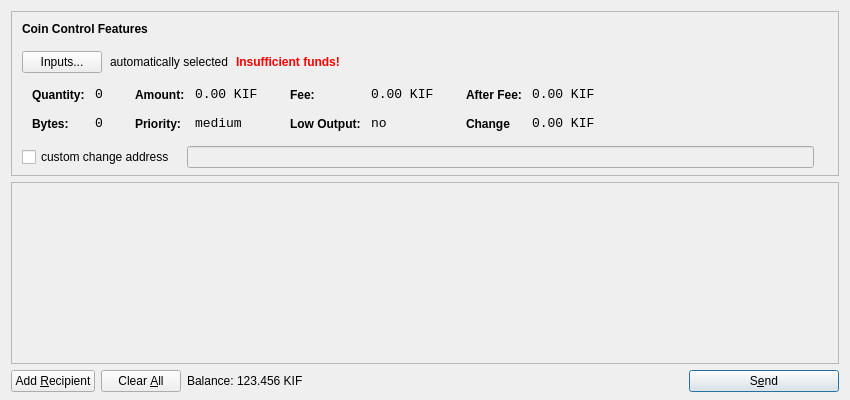
<?xml version="1.0" encoding="UTF-8"?>
<ui version="4.0">
 <class>SendCoinsDialog</class>
 <widget class="QDialog" name="SendCoinsDialog">
  <property name="geometry">
   <rect>
    <x>0</x>
    <y>0</y>
    <width>850</width>
    <height>400</height>
   </rect>
  </property>
  <property name="windowTitle">
   <string>Send Coins</string>
  </property>
  <layout class="QVBoxLayout" name="verticalLayout" stretch="0,1,0">
   <property name="bottomMargin">
    <number>8</number>
   </property>
   <item>
    <widget class="QFrame" name="frameCoinControl">
     <property name="sizePolicy">
      <sizepolicy hsizetype="Expanding" vsizetype="Expanding">
       <horstretch>0</horstretch>
       <verstretch>0</verstretch>
      </sizepolicy>
     </property>
     <property name="maximumSize">
      <size>
       <width>16777215</width>
       <height>16777215</height>
      </size>
     </property>
     <property name="frameShape">
      <enum>QFrame::StyledPanel</enum>
     </property>
     <property name="frameShadow">
      <enum>QFrame::Sunken</enum>
     </property>
     <layout class="QVBoxLayout" name="verticalLayoutCoinControl2">
      <property name="spacing">
       <number>6</number>
      </property>
      <property name="leftMargin">
       <number>0</number>
      </property>
      <property name="topMargin">
       <number>0</number>
      </property>
      <property name="rightMargin">
       <number>0</number>
      </property>
      <property name="bottomMargin">
       <number>6</number>
      </property>
      <item>
       <layout class="QVBoxLayout" name="verticalLayoutCoinControl" stretch="0,0,0,0,1">
        <property name="spacing">
         <number>0</number>
        </property>
        <property name="leftMargin">
         <number>10</number>
        </property>
        <property name="topMargin">
         <number>10</number>
        </property>
        <item>
         <layout class="QHBoxLayout" name="horizontalLayoutCoinControl1">
          <property name="bottomMargin">
           <number>15</number>
          </property>
          <item>
           <widget class="QLabel" name="labelCoinControlFeatures">
            <property name="sizePolicy">
             <sizepolicy hsizetype="Preferred" vsizetype="Maximum">
              <horstretch>0</horstretch>
              <verstretch>0</verstretch>
             </sizepolicy>
            </property>
            <property name="font">
             <font>
              <weight>75</weight>
              <bold>true</bold>
             </font>
            </property>
            <property name="styleSheet">
             <string notr="true">font-weight:bold;</string>
            </property>
            <property name="text">
             <string>Coin Control Features</string>
            </property>
           </widget>
          </item>
         </layout>
        </item>
        <item>
         <layout class="QHBoxLayout" name="horizontalLayoutCoinControl2" stretch="0,0,0,0">
          <property name="spacing">
           <number>8</number>
          </property>
          <property name="bottomMargin">
           <number>10</number>
          </property>
          <item>
           <widget class="QPushButton" name="pushButtonCoinControl">
            <property name="styleSheet">
             <string notr="true"/>
            </property>
            <property name="text">
             <string>Inputs...</string>
            </property>
           </widget>
          </item>
          <item>
           <widget class="QLabel" name="labelCoinControlAutomaticallySelected">
            <property name="text">
             <string>automatically selected</string>
            </property>
            <property name="margin">
             <number>5</number>
            </property>
           </widget>
          </item>
          <item>
           <widget class="QLabel" name="labelCoinControlInsuffFunds">
            <property name="font">
             <font>
              <weight>75</weight>
              <bold>true</bold>
             </font>
            </property>
            <property name="styleSheet">
             <string notr="true">color:red;font-weight:bold;</string>
            </property>
            <property name="text">
             <string>Insufficient funds!</string>
            </property>
            <property name="margin">
             <number>5</number>
            </property>
           </widget>
          </item>
          <item>
           <spacer name="horizontalSpacerCoinControl">
            <property name="orientation">
             <enum>Qt::Horizontal</enum>
            </property>
            <property name="sizeHint" stdset="0">
             <size>
              <width>40</width>
              <height>1</height>
             </size>
            </property>
           </spacer>
          </item>
         </layout>
        </item>
        <item>
         <widget class="QWidget" name="widgetCoinControl" native="true">
          <property name="sizePolicy">
           <sizepolicy hsizetype="Preferred" vsizetype="Preferred">
            <horstretch>0</horstretch>
            <verstretch>0</verstretch>
           </sizepolicy>
          </property>
          <property name="minimumSize">
           <size>
            <width>0</width>
            <height>0</height>
           </size>
          </property>
          <property name="styleSheet">
           <string notr="true"/>
          </property>
          <layout class="QHBoxLayout" name="horizontalLayoutCoinControl5">
           <property name="margin">
            <number>0</number>
           </property>
           <item>
            <layout class="QHBoxLayout" name="horizontalLayoutCoinControl3" stretch="0,0,0,1">
             <property name="spacing">
              <number>20</number>
             </property>
             <property name="topMargin">
              <number>0</number>
             </property>
             <property name="bottomMargin">
              <number>10</number>
             </property>
             <item>
              <layout class="QFormLayout" name="formLayoutCoinControl1">
               <property name="horizontalSpacing">
                <number>10</number>
               </property>
               <property name="verticalSpacing">
                <number>14</number>
               </property>
               <property name="leftMargin">
                <number>10</number>
               </property>
               <property name="topMargin">
                <number>4</number>
               </property>
               <property name="rightMargin">
                <number>6</number>
               </property>
               <item row="0" column="0">
                <widget class="QLabel" name="labelCoinControlQuantityText">
                 <property name="styleSheet">
                  <string notr="true">font-weight:bold;</string>
                 </property>
                 <property name="text">
                  <string>Quantity:</string>
                 </property>
                 <property name="margin">
                  <number>0</number>
                 </property>
                </widget>
               </item>
               <item row="0" column="1">
                <widget class="QLabel" name="labelCoinControlQuantity">
                 <property name="font">
                  <font>
                   <family>Monospace</family>
                   <pointsize>10</pointsize>
                  </font>
                 </property>
                 <property name="cursor">
                  <cursorShape>IBeamCursor</cursorShape>
                 </property>
                 <property name="contextMenuPolicy">
                  <enum>Qt::ActionsContextMenu</enum>
                 </property>
                 <property name="text">
                  <string>0</string>
                 </property>
                 <property name="margin">
                  <number>0</number>
                 </property>
                 <property name="textInteractionFlags">
                  <set>Qt::LinksAccessibleByMouse|Qt::TextSelectableByKeyboard|Qt::TextSelectableByMouse</set>
                 </property>
                </widget>
               </item>
               <item row="1" column="0">
                <widget class="QLabel" name="labelCoinControlBytesText">
                 <property name="styleSheet">
                  <string notr="true">font-weight:bold;</string>
                 </property>
                 <property name="text">
                  <string>Bytes:</string>
                 </property>
                </widget>
               </item>
               <item row="1" column="1">
                <widget class="QLabel" name="labelCoinControlBytes">
                 <property name="font">
                  <font>
                   <family>Monospace</family>
                   <pointsize>10</pointsize>
                  </font>
                 </property>
                 <property name="cursor">
                  <cursorShape>IBeamCursor</cursorShape>
                 </property>
                 <property name="contextMenuPolicy">
                  <enum>Qt::ActionsContextMenu</enum>
                 </property>
                 <property name="text">
                  <string>0</string>
                 </property>
                 <property name="textInteractionFlags">
                  <set>Qt::LinksAccessibleByMouse|Qt::TextSelectableByKeyboard|Qt::TextSelectableByMouse</set>
                 </property>
                </widget>
               </item>
              </layout>
             </item>
             <item>
              <layout class="QFormLayout" name="formLayoutCoinControl2">
               <property name="horizontalSpacing">
                <number>10</number>
               </property>
               <property name="verticalSpacing">
                <number>14</number>
               </property>
               <property name="leftMargin">
                <number>6</number>
               </property>
               <property name="topMargin">
                <number>4</number>
               </property>
               <property name="rightMargin">
                <number>6</number>
               </property>
               <item row="0" column="0">
                <widget class="QLabel" name="labelCoinControlAmountText">
                 <property name="styleSheet">
                  <string notr="true">font-weight:bold;</string>
                 </property>
                 <property name="text">
                  <string>Amount:</string>
                 </property>
                 <property name="margin">
                  <number>0</number>
                 </property>
                </widget>
               </item>
               <item row="0" column="1">
                <widget class="QLabel" name="labelCoinControlAmount">
                 <property name="font">
                  <font>
                   <family>Monospace</family>
                   <pointsize>10</pointsize>
                  </font>
                 </property>
                 <property name="cursor">
                  <cursorShape>IBeamCursor</cursorShape>
                 </property>
                 <property name="contextMenuPolicy">
                  <enum>Qt::ActionsContextMenu</enum>
                 </property>
                 <property name="text">
                  <string notr="true">0.00 KIF</string>
                 </property>
                 <property name="textInteractionFlags">
                  <set>Qt::LinksAccessibleByMouse|Qt::TextSelectableByKeyboard|Qt::TextSelectableByMouse</set>
                 </property>
                </widget>
               </item>
               <item row="1" column="0">
                <widget class="QLabel" name="labelCoinControlPriorityText">
                 <property name="styleSheet">
                  <string notr="true">font-weight:bold;</string>
                 </property>
                 <property name="text">
                  <string>Priority:</string>
                 </property>
                </widget>
               </item>
               <item row="1" column="1">
                <widget class="QLabel" name="labelCoinControlPriority">
                 <property name="font">
                  <font>
                   <family>Monospace</family>
                   <pointsize>10</pointsize>
                  </font>
                 </property>
                 <property name="cursor">
                  <cursorShape>IBeamCursor</cursorShape>
                 </property>
                 <property name="contextMenuPolicy">
                  <enum>Qt::ActionsContextMenu</enum>
                 </property>
                 <property name="text">
                  <string>medium</string>
                 </property>
                 <property name="textInteractionFlags">
                  <set>Qt::LinksAccessibleByMouse|Qt::TextSelectableByKeyboard|Qt::TextSelectableByMouse</set>
                 </property>
                </widget>
               </item>
              </layout>
             </item>
             <item>
              <layout class="QFormLayout" name="formLayoutCoinControl3">
               <property name="horizontalSpacing">
                <number>10</number>
               </property>
               <property name="verticalSpacing">
                <number>14</number>
               </property>
               <property name="leftMargin">
                <number>6</number>
               </property>
               <property name="topMargin">
                <number>4</number>
               </property>
               <property name="rightMargin">
                <number>6</number>
               </property>
               <item row="0" column="0">
                <widget class="QLabel" name="labelCoinControlFeeText">
                 <property name="styleSheet">
                  <string notr="true">font-weight:bold;</string>
                 </property>
                 <property name="text">
                  <string>Fee:</string>
                 </property>
                 <property name="margin">
                  <number>0</number>
                 </property>
                </widget>
               </item>
               <item row="0" column="1">
                <widget class="QLabel" name="labelCoinControlFee">
                 <property name="font">
                  <font>
                   <family>Monospace</family>
                   <pointsize>10</pointsize>
                  </font>
                 </property>
                 <property name="cursor">
                  <cursorShape>IBeamCursor</cursorShape>
                 </property>
                 <property name="contextMenuPolicy">
                  <enum>Qt::ActionsContextMenu</enum>
                 </property>
                 <property name="text">
                  <string notr="true">0.00 KIF</string>
                 </property>
                 <property name="textInteractionFlags">
                  <set>Qt::LinksAccessibleByMouse|Qt::TextSelectableByKeyboard|Qt::TextSelectableByMouse</set>
                 </property>
                </widget>
               </item>
               <item row="1" column="0">
                <widget class="QLabel" name="labelCoinControlLowOutputText">
                 <property name="styleSheet">
                  <string notr="true">font-weight:bold;</string>
                 </property>
                 <property name="text">
                  <string>Low Output:</string>
                 </property>
                </widget>
               </item>
               <item row="1" column="1">
                <widget class="QLabel" name="labelCoinControlLowOutput">
                 <property name="font">
                  <font>
                   <family>Monospace</family>
                   <pointsize>10</pointsize>
                  </font>
                 </property>
                 <property name="cursor">
                  <cursorShape>IBeamCursor</cursorShape>
                 </property>
                 <property name="contextMenuPolicy">
                  <enum>Qt::ActionsContextMenu</enum>
                 </property>
                 <property name="text">
                  <string>no</string>
                 </property>
                 <property name="textInteractionFlags">
                  <set>Qt::LinksAccessibleByMouse|Qt::TextSelectableByKeyboard|Qt::TextSelectableByMouse</set>
                 </property>
                </widget>
               </item>
              </layout>
             </item>
             <item>
              <layout class="QFormLayout" name="formLayoutCoinControl4">
               <property name="horizontalSpacing">
                <number>10</number>
               </property>
               <property name="verticalSpacing">
                <number>14</number>
               </property>
               <property name="leftMargin">
                <number>6</number>
               </property>
               <property name="topMargin">
                <number>4</number>
               </property>
               <property name="rightMargin">
                <number>6</number>
               </property>
               <item row="0" column="0">
                <widget class="QLabel" name="labelCoinControlAfterFeeText">
                 <property name="styleSheet">
                  <string notr="true">font-weight:bold;</string>
                 </property>
                 <property name="text">
                  <string>After Fee:</string>
                 </property>
                 <property name="margin">
                  <number>0</number>
                 </property>
                </widget>
               </item>
               <item row="0" column="1">
                <widget class="QLabel" name="labelCoinControlAfterFee">
                 <property name="font">
                  <font>
                   <family>Monospace</family>
                   <pointsize>10</pointsize>
                  </font>
                 </property>
                 <property name="cursor">
                  <cursorShape>IBeamCursor</cursorShape>
                 </property>
                 <property name="contextMenuPolicy">
                  <enum>Qt::ActionsContextMenu</enum>
                 </property>
                 <property name="text">
                  <string notr="true">0.00 KIF</string>
                 </property>
                 <property name="textInteractionFlags">
                  <set>Qt::LinksAccessibleByMouse|Qt::TextSelectableByKeyboard|Qt::TextSelectableByMouse</set>
                 </property>
                </widget>
               </item>
               <item row="1" column="0">
                <widget class="QLabel" name="labelCoinControlChangeText">
                 <property name="styleSheet">
                  <string notr="true">font-weight:bold;</string>
                 </property>
                 <property name="text">
                  <string>Change</string>
                 </property>
                </widget>
               </item>
               <item row="1" column="1">
                <widget class="QLabel" name="labelCoinControlChange">
                 <property name="font">
                  <font>
                   <family>Monospace</family>
                   <pointsize>10</pointsize>
                  </font>
                 </property>
                 <property name="cursor">
                  <cursorShape>IBeamCursor</cursorShape>
                 </property>
                 <property name="contextMenuPolicy">
                  <enum>Qt::ActionsContextMenu</enum>
                 </property>
                 <property name="text">
                  <string notr="true">0.00 KIF</string>
                 </property>
                 <property name="textInteractionFlags">
                  <set>Qt::LinksAccessibleByMouse|Qt::TextSelectableByKeyboard|Qt::TextSelectableByMouse</set>
                 </property>
                </widget>
               </item>
              </layout>
             </item>
            </layout>
           </item>
          </layout>
         </widget>
        </item>
        <item>
         <layout class="QHBoxLayout" name="horizontalLayoutCoinControl4" stretch="0,0,0">
          <property name="spacing">
           <number>12</number>
          </property>
          <property name="sizeConstraint">
           <enum>QLayout::SetDefaultConstraint</enum>
          </property>
          <property name="topMargin">
           <number>5</number>
          </property>
          <property name="rightMargin">
           <number>5</number>
          </property>
          <item>
           <widget class="QCheckBox" name="checkBoxCoinControlChange">
            <property name="text">
             <string>custom change address</string>
            </property>
           </widget>
          </item>
          <item>
           <widget class="QLineEdit" name="lineEditCoinControlChange">
            <property name="enabled">
             <bool>false</bool>
            </property>
            <property name="sizePolicy">
             <sizepolicy hsizetype="Expanding" vsizetype="Fixed">
              <horstretch>0</horstretch>
              <verstretch>0</verstretch>
             </sizepolicy>
            </property>
           </widget>
          </item>
          <item>
           <widget class="QLabel" name="labelCoinControlChangeLabel">
            <property name="sizePolicy">
             <sizepolicy hsizetype="Preferred" vsizetype="Expanding">
              <horstretch>0</horstretch>
              <verstretch>0</verstretch>
             </sizepolicy>
            </property>
            <property name="minimumSize">
             <size>
              <width>0</width>
              <height>0</height>
             </size>
            </property>
            <property name="text">
             <string/>
            </property>
            <property name="margin">
             <number>3</number>
            </property>
           </widget>
          </item>
         </layout>
        </item>
        <item>
         <spacer name="verticalSpacerCoinControl">
          <property name="orientation">
           <enum>Qt::Vertical</enum>
          </property>
          <property name="sizeHint" stdset="0">
           <size>
            <width>800</width>
            <height>1</height>
           </size>
          </property>
         </spacer>
        </item>
       </layout>
      </item>
     </layout>
    </widget>
   </item>
   <item>
    <widget class="QScrollArea" name="scrollArea">
     <property name="widgetResizable">
      <bool>true</bool>
     </property>
     <widget class="QWidget" name="scrollAreaWidgetContents">
      <property name="geometry">
       <rect>
        <x>0</x>
        <y>0</y>
        <width>830</width>
        <height>172</height>
       </rect>
      </property>
      <layout class="QVBoxLayout" name="verticalLayout_2">
       <property name="margin">
        <number>0</number>
       </property>
       <item>
        <layout class="QVBoxLayout" name="entries">
         <property name="spacing">
          <number>6</number>
         </property>
        </layout>
       </item>
       <item>
        <spacer name="verticalSpacer">
         <property name="orientation">
          <enum>Qt::Vertical</enum>
         </property>
         <property name="sizeHint" stdset="0">
          <size>
           <width>20</width>
           <height>40</height>
          </size>
         </property>
        </spacer>
       </item>
      </layout>
     </widget>
    </widget>
   </item>
   <item>
    <layout class="QHBoxLayout" name="horizontalLayout">
     <item>
      <widget class="QPushButton" name="addButton">
       <property name="toolTip">
        <string>Send to multiple recipients at once</string>
       </property>
       <property name="text">
        <string>Add &amp;Recipient</string>
       </property>
       <property name="autoDefault">
        <bool>false</bool>
       </property>
      </widget>
     </item>
     <item>
      <widget class="QPushButton" name="clearButton">
       <property name="sizePolicy">
        <sizepolicy hsizetype="Minimum" vsizetype="Fixed">
         <horstretch>0</horstretch>
         <verstretch>0</verstretch>
        </sizepolicy>
       </property>
       <property name="toolTip">
        <string>Remove all transaction fields</string>
       </property>
       <property name="text">
        <string>Clear &amp;All</string>
       </property>
       <property name="autoRepeatDelay">
        <number>300</number>
       </property>
       <property name="autoDefault">
        <bool>false</bool>
       </property>
      </widget>
     </item>
     <item>
      <layout class="QHBoxLayout" name="horizontalLayout_2">
       <property name="spacing">
        <number>3</number>
       </property>
       <item>
        <widget class="QLabel" name="label">
         <property name="sizePolicy">
          <sizepolicy hsizetype="Preferred" vsizetype="Fixed">
           <horstretch>0</horstretch>
           <verstretch>0</verstretch>
          </sizepolicy>
         </property>
         <property name="text">
          <string>Balance:</string>
         </property>
        </widget>
       </item>
       <item>
        <widget class="QLabel" name="labelBalance">
         <property name="sizePolicy">
          <sizepolicy hsizetype="Preferred" vsizetype="Fixed">
           <horstretch>0</horstretch>
           <verstretch>0</verstretch>
          </sizepolicy>
         </property>
         <property name="cursor">
          <cursorShape>IBeamCursor</cursorShape>
         </property>
         <property name="text">
          <string notr="true">123.456 KIF</string>
         </property>
         <property name="textInteractionFlags">
          <set>Qt::LinksAccessibleByMouse|Qt::TextSelectableByKeyboard|Qt::TextSelectableByMouse</set>
         </property>
        </widget>
       </item>
      </layout>
     </item>
     <item>
      <spacer name="horizontalSpacer">
       <property name="orientation">
        <enum>Qt::Horizontal</enum>
       </property>
       <property name="sizeHint" stdset="0">
        <size>
         <width>40</width>
         <height>20</height>
        </size>
       </property>
      </spacer>
     </item>
     <item>
      <widget class="QPushButton" name="sendButton">
       <property name="minimumSize">
        <size>
         <width>150</width>
         <height>0</height>
        </size>
       </property>
       <property name="toolTip">
        <string>Confirm the send action</string>
       </property>
       <property name="text">
        <string>S&amp;end</string>
       </property>
       <property name="icon">
        <iconset resource="../bitcoin.qrc">
         <normaloff>:/icons/send</normaloff>:/icons/send</iconset>
       </property>
       <property name="default">
        <bool>true</bool>
       </property>
      </widget>
     </item>
    </layout>
   </item>
  </layout>
 </widget>
 <resources>
  <include location="../bitcoin.qrc"/>
 </resources>
 <connections/>
</ui>
